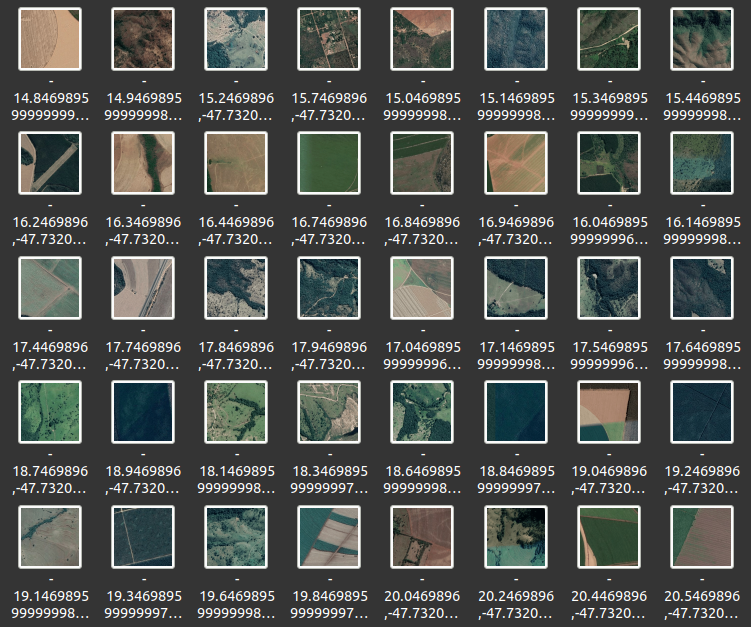
#> input picture images.png, 751 x 627 px, given as the content of the folder images/originais, which was not available
$ python -i generate.py   (imports and definitions only)
#> lines starting #> are read from the running program, lines starting #| are printed output that depends on the picture; pictures that were not available may be replaced by others from this repository, and a replacement may not be noted
# -*- coding: UTF-8 -*-
import matplotlib.pyplot as plt
import numpy as np
import imutils
import time
import cv2
import os

#Adds two images with the requested alpha mask
def alphaBlend(img1, img2, mask):
    """ alphaBlend img1 and img 2 (of CV_8UC3) with mask (CV_8UC1 or CV_8UC3)
    """
    if mask.ndim==3 and mask.shape[-1] == 3:
        alpha = mask/255.0
    else:
        alpha = cv2.cvtColor(mask, cv2.COLOR_GRAY2BGR)/255.0
    blended = cv2.convertScaleAbs(img1*(1-alpha) + img2*alpha)
    return blended

#Generates the perlin noise mask
def perlin(x, y, seed = -1):
	# permutation table
	if(seed != -1):
		np.random.seed(seed)
	p = np.arange(256,dtype=int)
	np.random.shuffle(p)
	p = np.stack([p,p]).flatten()
	# coordinates of the top-left
	xi = x.astype(int)
	yi = y.astype(int)
	# internal coordinates
	xf = x - xi
	yf = y - yi
	# fade factors
	u = fade(xf)
	v = fade(yf)
	# noise components
	n00 = gradient(p[p[xi]+yi],xf,yf)
	n01 = gradient(p[p[xi]+yi+1],xf,yf-1)
	n11 = gradient(p[p[xi+1]+yi+1],xf-1,yf-1)
	n10 = gradient(p[p[xi+1]+yi],xf-1,yf)
	# combine noises
	x1 = lerp(n00,n10,u)
	x2 = lerp(n01,n11,u) # FIX1: I was using n10 instead of n01
	return lerp(x1,x2,v) # FIX2: I also had to reverse x1 and x2 here

#linear interpolation
def lerp(a, b, x):
	return a + x * (b-a)

#6t^5 - 15t^4 + 10t^3
def fade(t):
	return 6 * t**5 - 15 * t**4 + 10 * t**3

#grad converts h to the right gradient vector and return the dot product with (x,y)
def gradient(h, x, y):
	vectors = np.array([[0,1],[0,-1],[1,0],[-1,0]])
	g = vectors[h%4]
	return g[:,:,0] * x + g[:,:,1] * y

#Generates the hazed and clear image datasets from the original images created by google_mps_api.py
def generate():
	kernel = np.ones((3,3),np.uint8)

	blank = np.zeros((256,256,3), np.uint8)
	blank[:] = (255,255,255)

	arquivos = os.listdir("images/originais")
	i = 0
	for file in arquivos:
		i += 1
		print("\n" + str(i) + " / " + str(len(arquivos)))

		total_clean_path = "images/clean/rotate_0_" + file
		total_original_path = "images/originais/" + file

		if(not(os.path.exists(total_clean_path))):

			first_name = file.split('_')[0]
			if(first_name == "rotate"):

				print("The last file has a name beggining with 'rotate' and there is no corresponding file in images/hazed/ folder")
				opt = input("Delete " + total_clean_path+" ?[y/n]")

				while (opt != 'y' and opt != 'n'):
					opt = input("Delete " + total_clean_path+" ?[y/n]")

				if(opt == 'y'):
					print(total_clean_path + " will be excluded")
					os.remove(total_clean_path)
				else:
					print(total_clean_path + " will be keeped in images/clean/ folder, but no noise neither rotation will be made with it")
					print("At the end of dataset setup, take a look at the number of files from images/clean/ and images/hazed/")

				time.sleep(3)
			else:
				print("quem passou " + file)
				normal_img = cv2.imread(total_original_path)
#> normal_img is the input picture: shape (627, 751, 3); mean B, G, R 79.4, 82.3, 79.4

				images = rotate(normal_img)

				hazing(images, kernel, blank, file)

#Creates list of rotated images from original one
def rotate(normal_img):

	images = list()

	images.append(normal_img)
	images.append(imutils.rotate_bound(normal_img, 90))
	images.append(imutils.rotate_bound(normal_img, 180))
	images.append(imutils.rotate_bound(normal_img, 270))

	flip_img = cv2.flip(normal_img, 1)
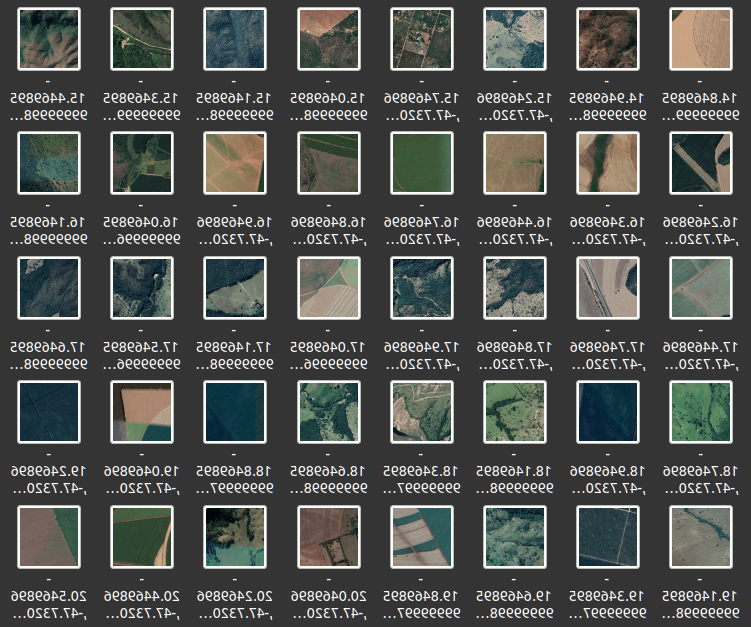
#> flip_img: shape (627, 751, 3); mean B, G, R 79.4, 82.3, 79.4
#> in generate, `images = rotate(normal_img)`: images = 8 items
	images.append(flip_img)
	images.append(imutils.rotate_bound(flip_img, 90))
	images.append(imutils.rotate_bound(flip_img, 180))
	images.append(imutils.rotate_bound(flip_img, 270))

	return images

#Adds haze to the images and saves the clean and hazed images
def hazing(images, kernel, blank, fileName):
#> called with kernel = array of shape (3, 3), fileName = 'images.png'
	i = 0
	for img in images:
		lin = np.linspace(0,2 + np.random.random_integers(5), 256, endpoint=True)
		x,y = np.meshgrid(lin, lin) # FIX3: I thought I had to invert x and y here but it was a mistake

		noise = perlin(x, y)

		noise = noise + 1
		noise = noise[:] / 2

		mask = noise.copy()
		mask[mask < 0.7] = 0
		mask = mask + 0.15
		mask[mask > 1] = 1
		mask = mask[:] * 255
		mask = mask.astype(np.uint8)

		img = alphaBlend(img, blank, mask)

		noise = noise[:] - 0.4
		noise[noise < 0] = 0
		noise = noise[:] * 400 #255
		noise = noise.astype(np.uint8)


		mask = noise

		imgName = "rotate_" + str(i) + "_" + fileName

		res = alphaBlend(img, blank, mask)

		#The images with no haze will be saved in the clean folder
		cv2.imwrite("images/clean/" + imgName, img)
		#The images with haze will be saved in the hazed folder
		cv2.imwrite("images/hazed/" + imgName, res)

		i += 1
#> this loop made 1 pass
#> pass 1, in perlin, `xi = x.astype(int)`:
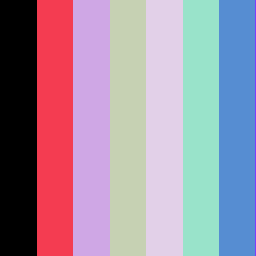
#> xi: shape (256, 256) int64; 8 distinct labels, from 0 to 7; one colour per label, 0 black
#> pass 1, in perlin, `yi = y.astype(int)`:
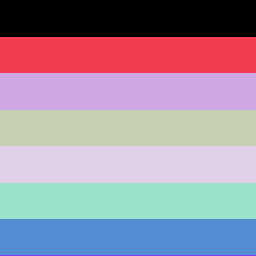
#> yi: shape (256, 256) int64; 8 distinct labels, from 0 to 7; one colour per label, 0 black
#> pass 1, in perlin, `yf = y - yi`:
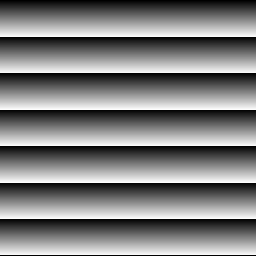
#> yf: shape (256, 256) float64; min 0, max 0.996, mean 0.496
#> after the loop:
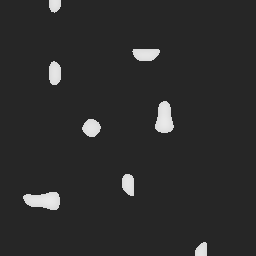
#> mask: shape (256, 256); min 38, max 233, mean 44.2
#> after the loop:
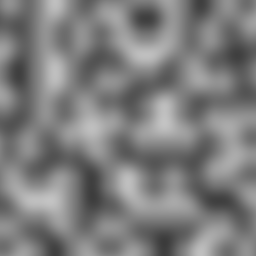
#> noise: shape (256, 256) float64; min 0.232, max 0.768, mean 0.494
#> after the loop:
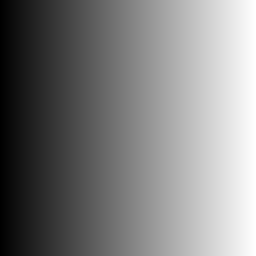
#> x: shape (256, 256) float64; min 0, max 7, mean 3.5; drawn with min black and max white
#> after the loop, i = 0

#> (the run stopped early here; a loop or call above may not have finished)
